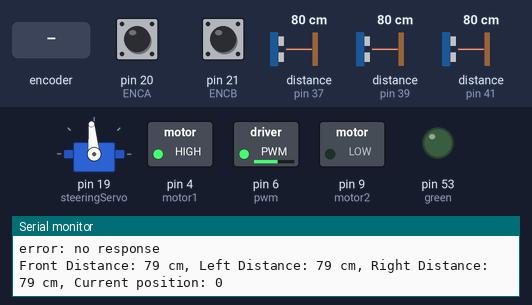
Recording of a sketch running on a simulated Arduino Mega 2560, built with avr-gcc and run on an emulated ATmega2560. Shown: servo, switched loads named in the sketch (green lamp = pin HIGH), output pins drawn as LEDs (lit = HIGH), the last lines printed to the serial monitor. Wiring (inferred from the names in the program): 3 × ultrasonic range finder: trigger pin 36, echo pin 37 / trigger pin 38, echo pin 39 / trigger pin 40, echo pin 41. The inputs (shaded band) are chosen by the test bench; at power-on: distance to the obstacle (sensors on pin 41, pin 37, pin 39) 80 cm, pin 20 (ENCA) HIGH, pin 21 (ENCB) HIGH. The echo pulse lasts 58.3 µs per cm; pins used as bus, display or sensor lines are not drawn.

Above: at 6.2 s.
6.3 s: distance to the obstacle (sensor on pin 41) set to 2 cm
At 6.8 s:
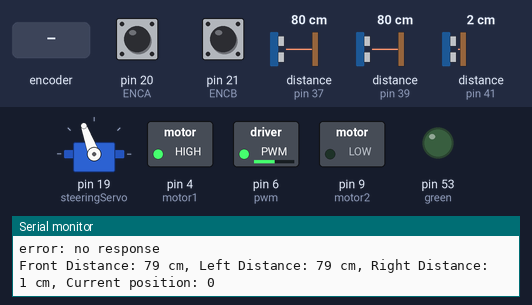
7.9 s: distance to the obstacle (sensor on pin 37) set to 67 cm
At 8.23 s:
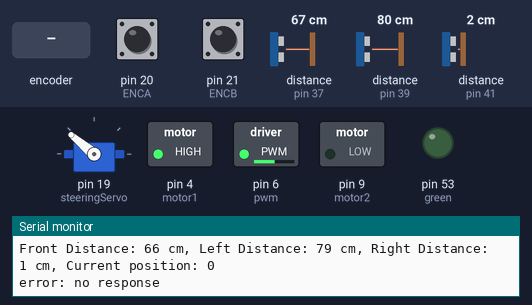
10.9 s: distance to the obstacle (sensor on pin 41) set to 120 cm
13.9 s: distance to the obstacle (sensor on pin 39) set to 120 cm
At 15.1 s:
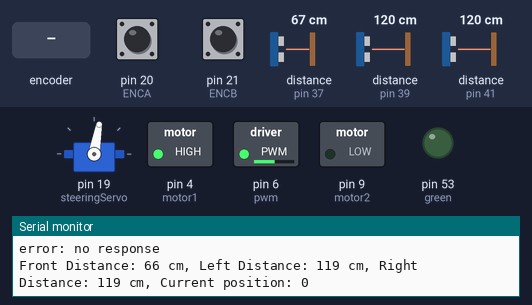
16.9 s: rotary encoder on pin 20 (ENCA) / pin 21 (ENCB) turned 1 step (first pin leading)
20.1 s: distance to the obstacle (sensor on pin 39) set to 18 cm
At 20.34 s:
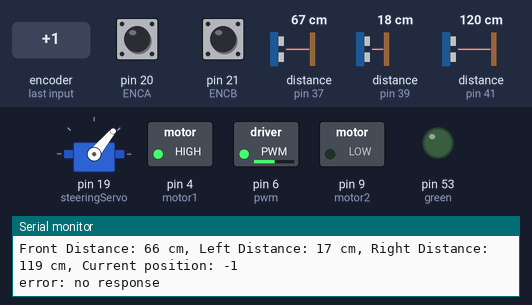
Timing chart, 0 to 24.1 s (numbered marks = the images above; inputs shaded):
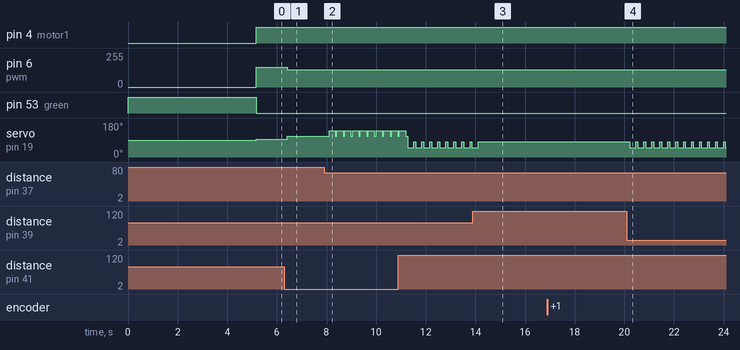

Measured:
- the behaviour switches between 72 and 71 cm on distance to the obstacle (sensor on pin 37) (found by bisection; images 1 and 2)
- after the input at 6.3 s, pin 6 (pwm): 150/255 → 130/255 after 0.12 s; servo on pin 19 (steeringServo): 95° → 110° after 0.12 s
- after the input at 7.9 s, servo on pin 19 (steeringServo): alternates 140° for 0.25 s and 110° for 0.07 s, starting after 0.20 s
- after the input at 13.9 s, servo on pin 19 (steeringServo): goes on until 14.1 s, then stays 80°
- after the input at 20.1 s, servo on pin 19 (steeringServo): alternates 80° for 0.07 s and 50° for 0.25 s, starting after 0.12 s

The sketch:

PIXY_3SONAR_ENCODER_23OCT.ino
```cpp
#include <Servo.h>

#include <Pixy2.h>
Pixy2 pixy;

//sonar sensors
const int TRIGGER_PIN_FRONT = 36;  // Front sonar sensor trigger pin
const int ECHO_PIN_FRONT = 37;     // Front sonar sensor echo pin

const int TRIGGER_PIN_LEFT = 38;  // Left sonar sensor trigger pin
const int ECHO_PIN_LEFT = 39;     // Left sonar sensor echo pin

const int TRIGGER_PIN_RIGHT = 40;  // Right sonar sensor trigger pin
const int ECHO_PIN_RIGHT = 41;     // Right sonar sensor echo pin

const int motor1 = 4;
const int motor2 = 9;
const int pwm = 6;
//encoder
const int ENCA = 20; // Encoder pulse input A
const int ENCB = 21; // Encoder pulse input B

Servo steeringServo;

const int forwardSpeed = 150; // Adjust this value for the desired forward speed
const int turnSpeed = 130;    // Adjust this value for the desired turn speed

volatile long posi = 0; // Use long to accommodate larger position values

//red and green LEDs pins
int red=52;
int green=53;

void setup() {
  Serial.begin(9600);
  steeringServo.attach(19);
  //pixy
   pixy.init();
  pinMode(red,OUTPUT);
  pinMode(green,OUTPUT);
  // Motor
  pinMode(motor1, OUTPUT);
  pinMode(pwm, OUTPUT);
  pinMode(motor2, OUTPUT);

  // Sonar Sensors
  pinMode(TRIGGER_PIN_FRONT, OUTPUT);
  pinMode(ECHO_PIN_FRONT, INPUT);
  pinMode(TRIGGER_PIN_LEFT, OUTPUT);
  pinMode(ECHO_PIN_LEFT, INPUT);
  pinMode(TRIGGER_PIN_RIGHT, OUTPUT);
  pinMode(ECHO_PIN_RIGHT, INPUT);

  // Encoder
  pinMode(ENCA, INPUT);
  pinMode(ENCB, INPUT);
  attachInterrupt(digitalPinToInterrupt(ENCA), readEncoder, RISING);

  Serial.println("Car position calculation using encoder pulses...");
}

void loop() {

  int distanceFront = getDistance(TRIGGER_PIN_FRONT, ECHO_PIN_FRONT);
  int distanceLeft = getDistance(TRIGGER_PIN_LEFT, ECHO_PIN_LEFT);
  int distanceRight = getDistance(TRIGGER_PIN_RIGHT, ECHO_PIN_RIGHT);

  // Print sensor readings
  Serial.print("Front Distance: ");
  Serial.print(distanceFront);
  Serial.print(" cm, Left Distance: ");
  Serial.print(distanceLeft);
  Serial.print(" cm, Right Distance: ");
  Serial.print(distanceRight);
  Serial.print(" cm, Current position: ");
  Serial.println(posi);

int blocks = pixy.ccc.getBlocks();

  int largestArea = 0;  // Variable to track the largest area
  int closestColor = -1;  // Variable to track the color closest to the camera
  int closestWidth = 0;  // Variable to track the width of the closest color
  int closestHeight = 0;  // Variable to track the height of the closest color
  int closestX = 0;  // Variable to track the X coordinate of the closest color
  int closestY = 0;  // Variable to track the Y coordinate of the closest color

  for (int i = 0; i < blocks; i++) {
    int area = pixy.ccc.blocks[i].m_width * pixy.ccc.blocks[i].m_height;

    // Compare areas to determine the color closest to the camera
    if (area > largestArea) {
      largestArea = area;
      closestColor = pixy.ccc.blocks[i].m_signature;
      closestWidth = pixy.ccc.blocks[i].m_width;
      closestHeight = pixy.ccc.blocks[i].m_height;
      closestX = pixy.ccc.blocks[i].m_x;
      closestY = pixy.ccc.blocks[i].m_y;
    }
  }

  //green and red LEDs and off
  digitalWrite(red,LOW);
  digitalWrite(green,LOW);
  //
if (closestColor == 2) {
    Serial.print("Green obstacle detected. ");
    digitalWrite(red,LOW);
    digitalWrite(green,HIGH);
      steeringServo.write(135);
      moveForward(turnSpeed);
      delay(80);
        if (distanceLeft<=26){
      steeringServo.write(60);
      moveForward(turnSpeed);
      delay(100);
    }

    }
    else if (closestColor == 1) {
    Serial.print("Red obstacle detected. ");
    digitalWrite(red,HIGH);
  digitalWrite(green,LOW);
    steeringServo.write(60);
      moveForward(turnSpeed);
      delay(80);

    if (distanceRight<=26){
      steeringServo.write(120);
      moveForward(turnSpeed);
      delay(100);
    }
  }

  // Stop the car if pulse count is greater than 34000
  if (posi > 99000 && posi < 1020000 ) {
    digitalWrite(motor1, LOW);
    digitalWrite(motor2, LOW);
    analogWrite(pwm, 0);
    Serial.println("Car stopped");
    while (true);  // This will halt the program and effectively stop the car
  }

  // Implement obstacle avoidance based on sensor readings
  if (distanceFront >= 0 && distanceFront <= 70 && closestColor != 2 && closestColor != 1) {
    // Obstacle avoidance logic
    if ( distanceRight>distanceLeft) {

      steeringServo.write(50);
      moveForward(turnSpeed);
      delay(250);
    } else if ( distanceLeft>distanceRight) {

      steeringServo.write(140);
      moveForward(turnSpeed);
      delay(250);
    }
  } else {
    moveForward(forwardSpeed);
    steeringServo.write(95);
  }

  if (distanceFront >= 40 && closestColor != 2 && closestColor != 1) {
    // Obstacle avoidance logic when distanceFront is greater than or equal to 40
    if ( distanceRight > distanceLeft ) {
      steeringServo.write(80);
      moveForward(turnSpeed);
      delay(10);
    }
    if ( distanceLeft > distanceRight ) {
      steeringServo.write(110);
      moveForward(turnSpeed);
      delay(10);
    }
  }
}

int getDistance(int triggerPin, int echoPin) {
  digitalWrite(triggerPin, LOW);
  delayMicroseconds(2);
  digitalWrite(triggerPin, HIGH);
  delayMicroseconds(15);
  digitalWrite(triggerPin, LOW);

  unsigned long duration = pulseIn(echoPin, HIGH);
  int distance = duration * 0.0343 / 2;
  return distance;
}

void moveForward(int speed) {
  digitalWrite(motor1, HIGH);
  digitalWrite(motor2, LOW);
  analogWrite(pwm, speed);
}
void moveBack(int speed) {
  digitalWrite(motor1, LOW);
  digitalWrite(motor2, HIGH);
  analogWrite(pwm, speed);
}
void readEncoder() {
  int b = digitalRead(ENCB);
  if (b > 0) {
    posi++;
  } else {
    posi--;
  }
}
```
